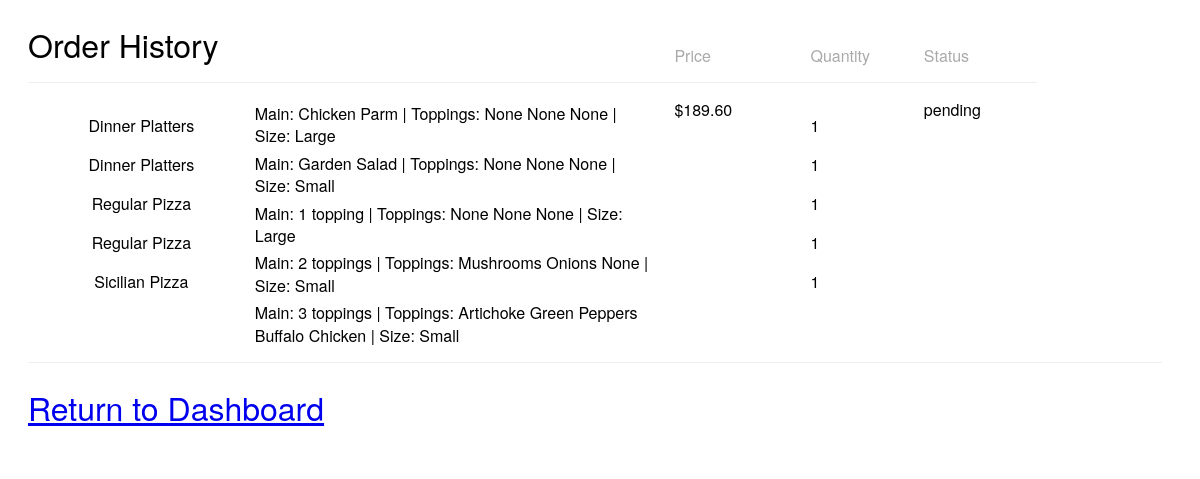
The app's page /history (signed in) with its own data.
### orders/models.py (models this page shows)
class Orders(models.Model):
   user = models.CharField(max_length=64, null=True)
   total = models.DecimalField(max_digits=20, decimal_places=2, null=True)
   products = models.CharField(max_length=64, null=True)
   description = models.CharField(max_length=128 , null=True)
   quantity = models.CharField(max_length=64, null=True)
   subtotal = models.CharField(max_length=64, null=True)
   price = models.CharField(max_length=64, null=True)
   status = models.CharField(max_length=64, default="pending")
   def products_list(self):
      return self.products.split(',')
   def description_list(self):
      return self.description.split(',')
   def quantity_list(self):
      return self.quantity.split(',')

### orders/views.py (the view)
# urls.py: path("history", views.history, name="history"),
def history(request):
   if not request.user.is_authenticated:
        return render(request, "orders/login.html", {"message": None})
   context = {
      "history": Orders.objects.filter(user=request.user)
   }
   return render(request, "orders/history.html", context)

### orders/templates/orders/history.html (shortened to what this page needs)
{% load static %}
<!DOCTYPE html>
<html lang="en" >
<head>
  <link rel="stylesheet" href="https://cdnjs.cloudflare.com/ajax/libs/normalize/5.0.0/normalize.min.css">
<link rel="stylesheet" href="{% static 'css/checkout.css' %}">
</head>
<body>
<h1>Order History</h1>
<div class="shopping-cart">
  <div class="column-labels">
    <label class="product-image">Image</label>
    <label class="product-details">Product</label>
    <label class="product-price">Price</label>
    <label class="product-quantity">Quantity</label>
    <label class="product-quantity">Status</label>
  </div>
    {% for Orders in history %}
  <div class="product">
      <div class="product-image">
      {% for products in Orders.products_list %}
     <p> {{ products }} </p>
     {% endfor %}
     </div>
    <div class="product-details">
      {% for description in Orders.description_list %}
      <p class="product-description" data-detail='detail'> {{ description }} </p>
      {% endfor %}
    </div>
    <div class="product-price price">{{ Orders.total }} </div>
    <div class="product-quantity">
      {% for quantity in Orders.quantity_list %}
      <p class="product-description"> {{ quantity }} </p>
      {% endfor %}
    </div>
    <div class="product-description">{{ Orders.status }}</div>
  </div>
  {% endfor %}
<a href="{% url 'index' %}"><h1>Return to Dashboard</h1></a>
</div>
</body>
</html>

### orders/static/css/checkout.css (style rules this page uses)
.product-image { float: left; width: 20%; }
.product-details { float: left; width: 37%; }
.product-price { float: left; width: 12%; }
.product-quantity { float: left; width: 10%; }
.group:before, .shopping-cart:before, .column-labels:before, .product:before, .totals-item:before, .group:after, .shopping-cart:after, .column-labels:after, .product:after, .totals-item:after { content: ''; display: table; }
.group:after, .shopping-cart:after, .column-labels:after, .product:after, .totals-item:after { clear: both; }
.group, .shopping-cart, .column-labels, .product, .totals-item { zoom: 1; }
.product .product-price:before, .product .product-line-price:before, .totals-value:before { content: '$'; }
body { padding: 0px 30px 30px 20px; font-family: "HelveticaNeue-Light", "Helvetica Neue Light", "Helvetica Neue", Helvetica, Arial, sans-serif; font-weight: 100; }
h1 { font-weight: 100; }
label { color: #aaa; }
.shopping-cart { margin-top: -45px; }
.column-labels label { padding-bottom: 15px; margin-bottom: 15px; border-bottom: 1px solid #eee; }
.column-labels .product-image, .column-labels .product-details, .column-labels .product-removal { text-indent: -9999px; }
.product { margin-bottom: 20px; padding-bottom: 10px; border-bottom: 1px solid #eee; }
.product .product-image { text-align: center; }
.product .product-details .product-description { margin: 5px 20px 5px 0; line-height: 1.4em; }

### records on screen
Orders: products_list "Dinner Platters" "Dinner Platters" "Regular Pizza" "Regular Pizza" "Sicilian Pizza", description_list "Main: Chicken Parm | Toppings: None None None | Size: Large" "Main: Garden Salad | Toppings: None None None | Size: Small" "Main: 1 topping | Toppings: None None None | Size: Large" "Main: 2 toppings | Toppings: Mushrooms Onions None | Size: Small" "Main: 3 toppings | Toppings: Artichoke Green Peppers Buffalo Chicken | Size: Small", total "189.60", quantity_list "1" "1" "1" "1" "1", status "pending"
